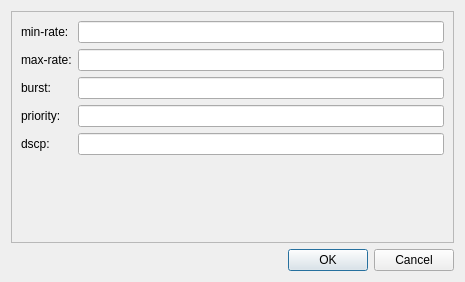
<?xml version="1.0" encoding="UTF-8"?>
<ui version="4.0">
 <class>qqueue_Dialog</class>
 <widget class="QDialog" name="qqueue_Dialog">
  <property name="geometry">
   <rect>
    <x>0</x>
    <y>0</y>
    <width>465</width>
    <height>282</height>
   </rect>
  </property>
  <property name="sizePolicy">
   <sizepolicy hsizetype="Fixed" vsizetype="Fixed">
    <horstretch>0</horstretch>
    <verstretch>0</verstretch>
   </sizepolicy>
  </property>
  <property name="windowTitle">
   <string>New Queue</string>
  </property>
  <layout class="QVBoxLayout" name="verticalLayout">
   <item>
    <widget class="QFrame" name="frame_dialog_virt_disk_wizard">
     <property name="frameShape">
      <enum>QFrame::StyledPanel</enum>
     </property>
     <property name="frameShadow">
      <enum>QFrame::Raised</enum>
     </property>
     <property name="paintme01" stdset="0">
      <bool>true</bool>
     </property>
     <layout class="QGridLayout" name="gridLayout">
      <item row="4" column="1">
       <widget class="QLineEdit" name="lineEdit_dialog_qos_queue_dscp">
        <property name="clearButtonEnabled">
         <bool>true</bool>
        </property>
       </widget>
      </item>
      <item row="1" column="0">
       <widget class="QLabel" name="label_5">
        <property name="text">
         <string>max-rate:</string>
        </property>
       </widget>
      </item>
      <item row="3" column="0">
       <widget class="QLabel" name="label_7">
        <property name="text">
         <string>priority:</string>
        </property>
       </widget>
      </item>
      <item row="4" column="0">
       <widget class="QLabel" name="label_8">
        <property name="text">
         <string>dscp:</string>
        </property>
       </widget>
      </item>
      <item row="5" column="1">
       <spacer name="verticalSpacer">
        <property name="orientation">
         <enum>Qt::Vertical</enum>
        </property>
        <property name="sizeHint" stdset="0">
         <size>
          <width>20</width>
          <height>40</height>
         </size>
        </property>
       </spacer>
      </item>
      <item row="1" column="1">
       <widget class="QLineEdit" name="lineEdit_dialog_qos_queue_maxrate">
        <property name="clearButtonEnabled">
         <bool>true</bool>
        </property>
       </widget>
      </item>
      <item row="0" column="0">
       <widget class="QLabel" name="label_2">
        <property name="text">
         <string>min-rate:</string>
        </property>
       </widget>
      </item>
      <item row="2" column="0">
       <widget class="QLabel" name="label_6">
        <property name="text">
         <string>burst:</string>
        </property>
       </widget>
      </item>
      <item row="0" column="1">
       <widget class="QLineEdit" name="lineEdit_dialog_qos_queue_minrate">
        <property name="clearButtonEnabled">
         <bool>true</bool>
        </property>
       </widget>
      </item>
      <item row="2" column="1">
       <widget class="QLineEdit" name="lineEdit_dialog_qos_queue_burst">
        <property name="clearButtonEnabled">
         <bool>true</bool>
        </property>
       </widget>
      </item>
      <item row="3" column="1">
       <widget class="QLineEdit" name="lineEdit_dialog_qos_queue_priority">
        <property name="clearButtonEnabled">
         <bool>true</bool>
        </property>
       </widget>
      </item>
     </layout>
    </widget>
   </item>
   <item>
    <widget class="QDialogButtonBox" name="buttonBox">
     <property name="orientation">
      <enum>Qt::Horizontal</enum>
     </property>
     <property name="standardButtons">
      <set>QDialogButtonBox::Cancel|QDialogButtonBox::Ok</set>
     </property>
    </widget>
   </item>
  </layout>
 </widget>
 <resources/>
 <connections>
  <connection>
   <sender>buttonBox</sender>
   <signal>accepted()</signal>
   <receiver>qqueue_Dialog</receiver>
   <slot>accept()</slot>
   <hints>
    <hint type="sourcelabel">
     <x>248</x>
     <y>254</y>
    </hint>
    <hint type="destinationlabel">
     <x>157</x>
     <y>274</y>
    </hint>
   </hints>
  </connection>
  <connection>
   <sender>buttonBox</sender>
   <signal>rejected()</signal>
   <receiver>qqueue_Dialog</receiver>
   <slot>reject()</slot>
   <hints>
    <hint type="sourcelabel">
     <x>316</x>
     <y>260</y>
    </hint>
    <hint type="destinationlabel">
     <x>286</x>
     <y>274</y>
    </hint>
   </hints>
  </connection>
 </connections>
</ui>
